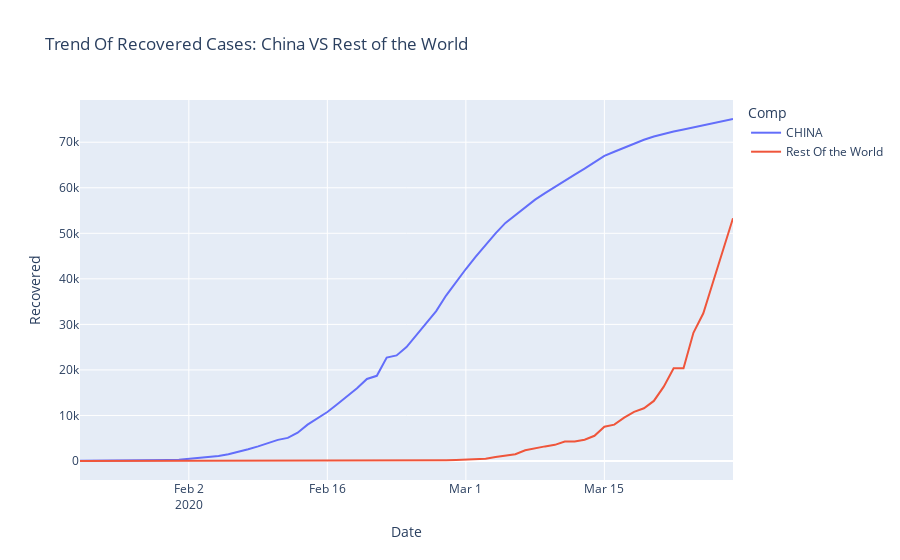

Notebook code for this chart:
### Code cell
fig1 = px.line(df_comp1, x="Date", y="Recovered", color="Comp",
              line_group="Comp", hover_name="Comp",title="Trend Of Recovered Cases: China VS Rest of the World ")
fig1.show()

### Figure 1 — Plotly figure (JSON) as saved in the notebook; plotly's stock layout.template omitted (floating-point values rounded to 4 significant figures)
{"data": [{"hoverlabel": {"namelength": 0}, "hovertemplate": "<b>%{hovertext}</b><br><br>Comp=CHINA<br>Date=%{x}<br>Recovered=%{y}", "hovertext": ["CHINA", "CHINA", "CHINA", "CHINA", "CHINA", "CHINA", "CHINA", "CHINA", "CHINA", "CHINA", "CHINA", "CHINA", "CHINA", "CHINA", "CHINA", "CHINA", "CHINA", "CHINA", "CHINA", "CHINA", "CHINA", "CHINA", "CHINA", "CHINA", "CHINA", "CHINA", "CHINA", "CHINA", "CHINA", "CHINA", "CHINA", "CHINA", "CHINA", "CHINA", "CHINA", "CHINA", "CHINA", "CHINA", "CHINA", "CHINA", "CHINA", "CHINA", "CHINA", "CHINA", "CHINA", "CHINA", "CHINA", "CHINA", "CHINA", "CHINA", "CHINA", "CHINA", "CHINA", "CHINA", "CHINA", "CHINA", "CHINA", "CHINA", "CHINA", "CHINA", "CHINA", "CHINA", "CHINA", "CHINA", "CHINA", "CHINA", "CHINA"], "legendgroup": "CHINA", "line": {"color": "#636efa", "dash": "solid"}, "mode": "lines", "name": "CHINA", "showlegend": true, "type": "scatter", "x": ["2020-01-22", "2020-01-23", "2020-01-24", "2020-01-25", "2020-01-26", "2020-01-27", "2020-01-28", "2020-01-29", "2020-01-30", "2020-01-31", "2020-02-01", "2020-02-02", "2020-02-03", "2020-02-04", "2020-02-05", "2020-02-06", "2020-02-07", "2020-02-08", "2020-02-09", "2020-02-10", "2020-02-11", "2020-02-12", "2020-02-13", "2020-02-14", "2020-02-15", "2020-02-16", "2020-02-17", "2020-02-18", "2020-02-19", "2020-02-20", "2020-02-21", "2020-02-22", "2020-02-23", "2020-02-24", "2020-02-25", "2020-02-26", "2020-02-27", "2020-02-28", "2020-02-29", "2020-03-01", "2020-03-02", "2020-03-03", "2020-03-04", "2020-03-05", "2020-03-06", "2020-03-07", "2020-03-08", "2020-03-09", "2020-03-10", "2020-03-11", "2020-03-12", "2020-03-13", "2020-03-14", "2020-03-15", "2020-03-16", "2020-03-17", "2020-03-18", "2020-03-19", "2020-03-20", "2020-03-21", "2020-03-22", "2020-03-23", "2020-03-24", "2020-03-25", "2020-03-26", "2020-03-27", "2020-03-28"], "xaxis": "x", "y": [28, 30, 36, 39, 49, 58, 101, 120, 135, 214, 275, 463, 614, 843, 1115, 1477, 1999, 2596, 3219, 3918, 4636, 5082, 6217, 7977, 9298, 10755, 12462, 14206, 15962, 18014, 18704, 22699, 23187, 25015, 27676, 30084, 32930, 36329, 39320, 42162, 44854, 47450, 50001, 52292, 53944, 55539, 57388, 58804, 60181, 61644, 62901, 64196, 65660, 67017, 67910, 68798, 69755, 70535, 71266, 71857, 72362, 72814, 73280, 73773, 74181, 74720, 75100], "yaxis": "y"}, {"hoverlabel": {"namelength": 0}, "hovertemplate": "<b>%{hovertext}</b><br><br>Comp=Rest Of the World<br>Date=%{x}<br>Recovered=%{y}", "hovertext": ["Rest Of the World", "Rest Of the World", "Rest Of the World", "Rest Of the World", "Rest Of the World", "Rest Of the World", "Rest Of the World", "Rest Of the World", "Rest Of the World", "Rest Of the World", "Rest Of the World", "Rest Of the World", "Rest Of the World", "Rest Of the World", "Rest Of the World", "Rest Of the World", "Rest Of the World", "Rest Of the World", "Rest Of the World", "Rest Of the World", "Rest Of the World", "Rest Of the World", "Rest Of the World", "Rest Of the World", "Rest Of the World", "Rest Of the World", "Rest Of the World", "Rest Of the World", "Rest Of the World", "Rest Of the World", "Rest Of the World", "Rest Of the World", "Rest Of the World", "Rest Of the World", "Rest Of the World", "Rest Of the World", "Rest Of the World", "Rest Of the World", "Rest Of the World", "Rest Of the World", "Rest Of the World", "Rest Of the World", "Rest Of the World", "Rest Of the World", "Rest Of the World", "Rest Of the World", "Rest Of the World", "Rest Of the World", "Rest Of the World", "Rest Of the World", "Rest Of the World", "Rest Of the World", "Rest Of the World", "Rest Of the World", "Rest Of the World", "Rest Of the World", "Rest Of the World", "Rest Of the World", "Rest Of the World", "Rest Of the World", "Rest Of the World", "Rest Of the World", "Rest Of the World", "Rest Of the World", "Rest Of the World", "Rest Of the World", "Rest Of the World"], "legendgroup": "Rest Of the World", "line": {"color": "#EF553B", "dash": "solid"}, "mode": "lines", "name": "Rest Of the World", "showlegend": true, "type": "scatter", "x": ["2020-01-22", "2020-01-23", "2020-01-24", "2020-01-25", "2020-01-26", "2020-01-27", "2020-01-28", "2020-01-29", "2020-01-30", "2020-01-31", "2020-02-01", "2020-02-02", "2020-02-03", "2020-02-04", "2020-02-05", "2020-02-06", "2020-02-07", "2020-02-08", "2020-02-09", "2020-02-10", "2020-02-11", "2020-02-12", "2020-02-13", "2020-02-14", "2020-02-15", "2020-02-16", "2020-02-17", "2020-02-18", "2020-02-19", "2020-02-20", "2020-02-21", "2020-02-22", "2020-02-23", "2020-02-24", "2020-02-25", "2020-02-26", "2020-02-27", "2020-02-28", "2020-02-29", "2020-03-01", "2020-03-02", "2020-03-03", "2020-03-04", "2020-03-05", "2020-03-06", "2020-03-07", "2020-03-08", "2020-03-09", "2020-03-10", "2020-03-11", "2020-03-12", "2020-03-13", "2020-03-14", "2020-03-15", "2020-03-16", "2020-03-17", "2020-03-18", "2020-03-19", "2020-03-20", "2020-03-21", "2020-03-22", "2020-03-23", "2020-03-24", "2020-03-25", "2020-03-26", "2020-03-27", "2020-03-28"], "xaxis": "x", "y": [0, 0, 0, 0, 0, 0, 0, 0, 0, 0, 0, 0, 0, 0, 0, 0, 0, 0, 3, 3, 3, 6, 7, 7, 11, 18, 18, 29, 29, 29, 33, 34, 35, 34, 42, 94, 137, 163, 214, 303, 485, 498, 876, 1201, 1485, 2346, 2844, 3208, 3547, 4255, 4259, 4684, 5535, 7535, 7990, 9511, 10799, 11585, 13194, 16335, 20378, 20378, 28145, 32440, 39423, 46355, 53306], "yaxis": "y"}], "layout": {"legend": {"title": {"text": "Comp"}, "tracegroupgap": 0}, "title": {"text": "Trend Of Recovered Cases: China VS Rest of the World "}, "xaxis": {"anchor": "y", "domain": [0, 1], "title": {"text": "Date"}}, "yaxis": {"anchor": "x", "domain": [0, 1], "title": {"text": "Recovered"}}}}
